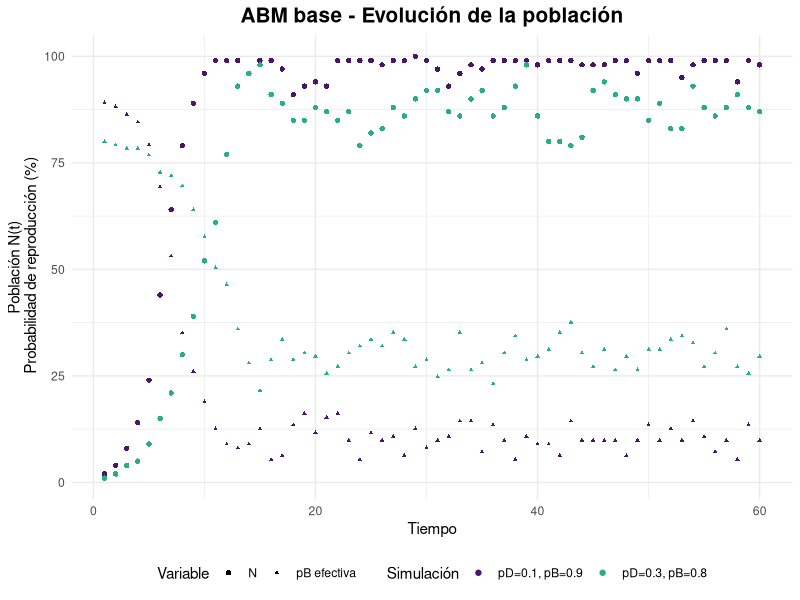
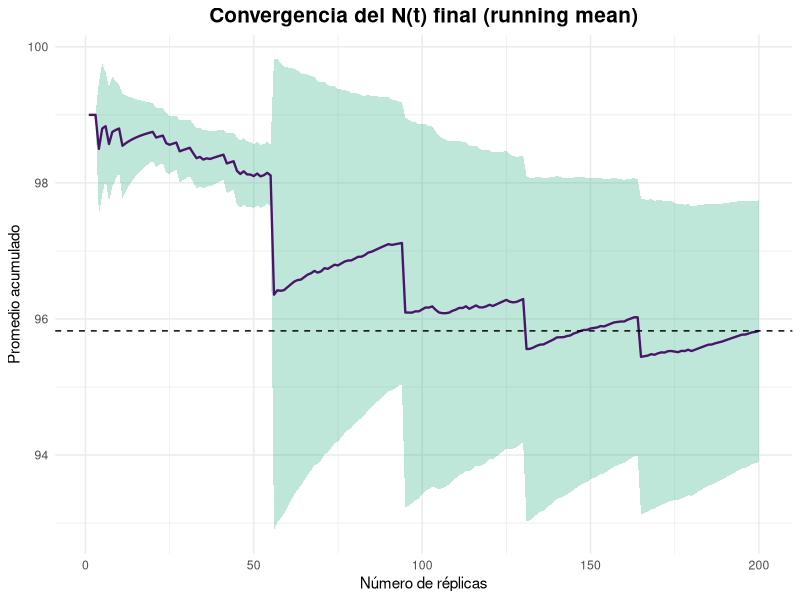
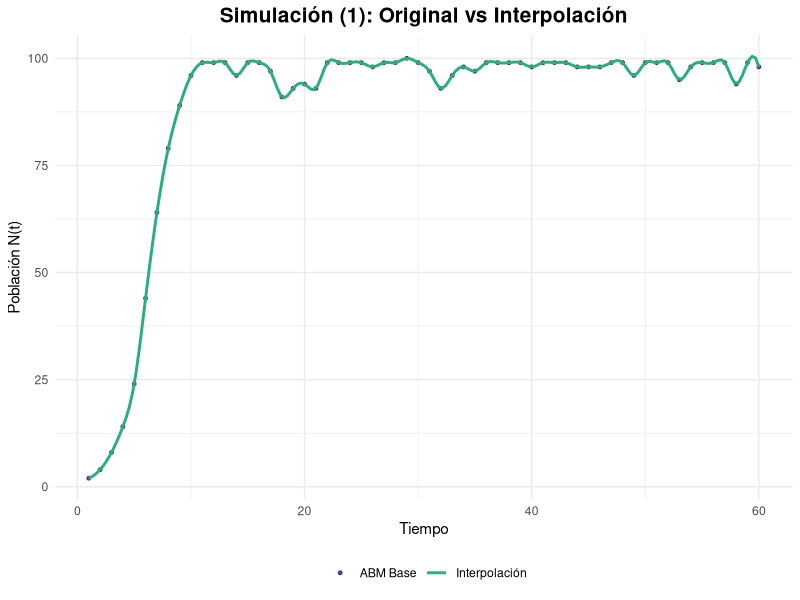
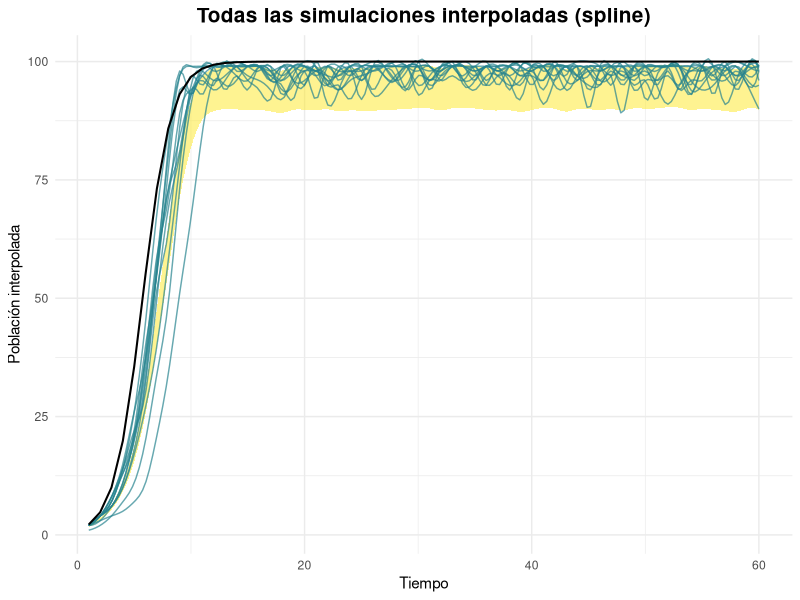
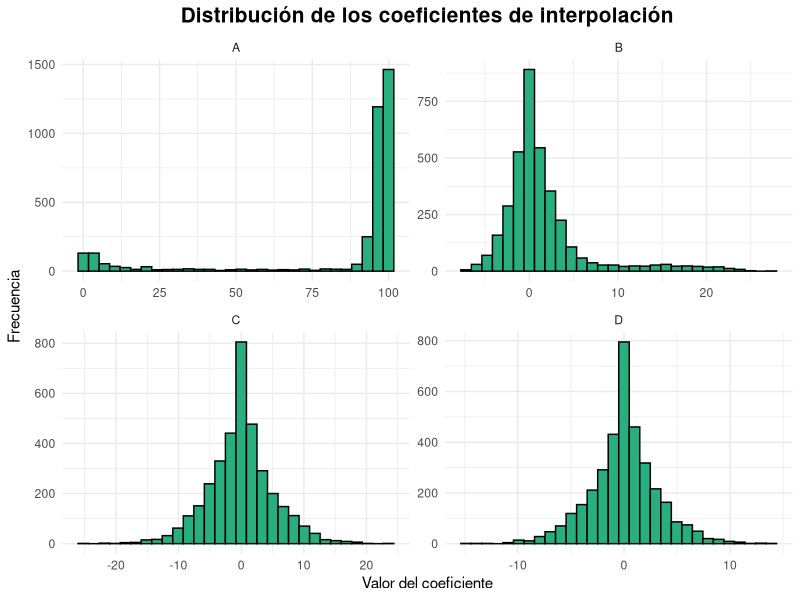
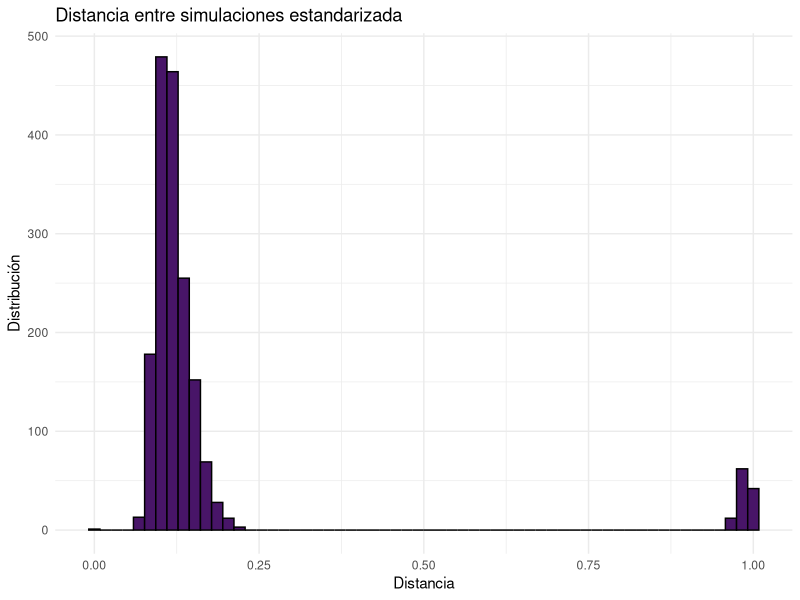
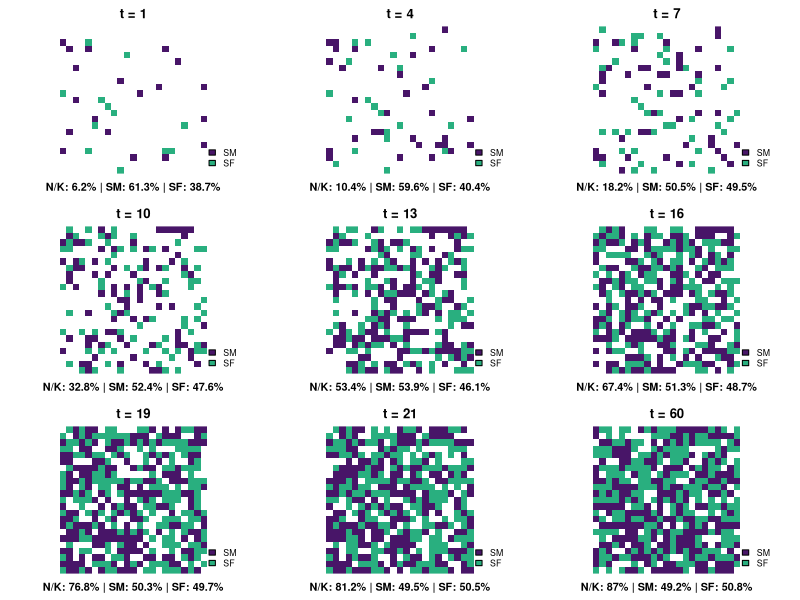
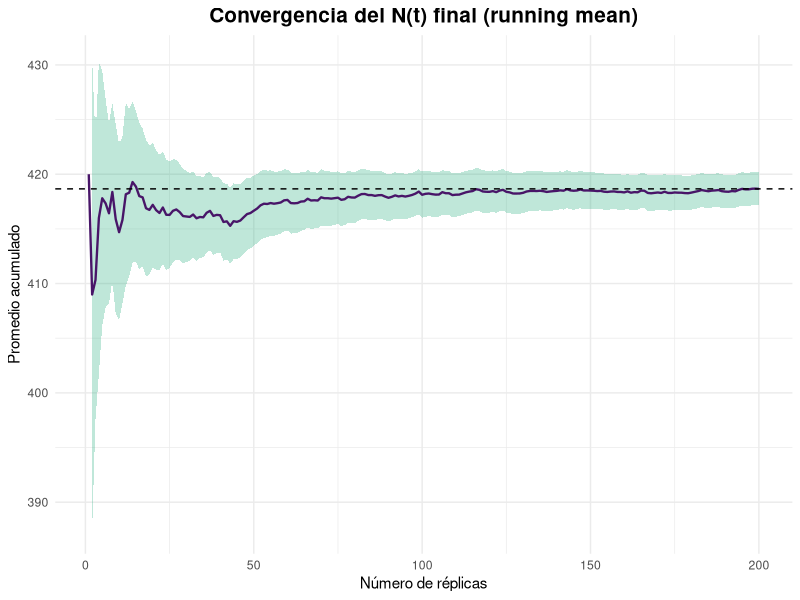

R code for these plots, in order: (Note: this script raises an error after producing the figures.)
## ---- chunk 1
#librerias
library(tidyverse)
library(parallel)
library(viridis)
library(splines)
set.seed(1234)
## ---- chunk 2

ABM_base <- function(K, iter, p_death, p_birth, plot = FALSE) {
#K --> capacidad de carga del ambiente 
#iter --> numero de iteraciones // pasos de tiempo
#p_birth y p_death probabilidad inicial de reproduccion y muerte 
#N --> cantidad de individuos (variable de salida)
  
  #Inicializar el ABM
  #Creacion del ambiente
  
  habSize <- ceiling(sqrt(K)) #quemos una grilla LxL que pueda ocupar K individuos
  L <- habSize^2
  habitat <- rep(0, L) #habitad vacia
  
  #Cantidad inicial de agentes (1%)
  N0 <- round(0.01 * K) #se podria incorporar como parametro
  
  #Posicionar de forma aleatoria
  habitat[sample(1:L, N0)] <- 1 #1 = lleno
  
  #Lo que se busca monitonear es la cantidad de agentes en el tiempo
  N <- c() #crecieminto dinamico
  p_b <- c() #registrar variacion de la p_birth efectiva

  
  #ahora si
  
  for(t in 1:iter){
    
    vivos <- which(habitat == 1) #recuperar los indices donde el hab esta ocupado
    
    #MUERTES: a cada agente vivo se le asigna una probabilidad a partir de una unif(0,1). Si p < p_death --> r.i.p (equivalente a una ber(p))
    
    for(agente in vivos){
      if( runif(1) < p_death){
        habitat[agente] <- 0
      }
    }
    
    #NACIMIENTOS 
    #para simular el compartamiento logistico es necesario que la p_birth sea controlada por la carga del ambiente
    
    n <- sum(habitat == 1) #sumamos los vivos
    p_birth_K <- p_birth*(1 - n / K) #por la limitaciones de la carga, a medida que aumenta N, disminuye la prob de reproducirse
    
    
    for(agent in vivos){
      if (runif(1) < p_birth_K){
        libres <- which(habitat == 0) #ind de espacios libres en la grilla
        if(length(libres) > 0){ 
        habitat[sample(libres, 1)]  <- 1 #elijo un ind aleatorio para colocar
        }
      }
    }
    
  #Actualizar la cantidad de agentes
    
    N <- c(N, sum(habitat == 1))
    p_b <- c(p_b, p_birth_K)
  
    if(plot){ #graficar para cortes de tiempo // se ve como un QR:(
      if(t %in% seq(1, iter - iter/2, by = 5)){
         habCuadrado <- matrix(habitat, nrow=habSize, byrow=TRUE)
         image(habCuadrado, col = c("white","black"), axes = FALSE, asp = 1)
      }
    }

  }
  
df_N <- data.frame(N = N,
                   p = p_b,
                   t = 1:iter)

return(list( N = N,
             p_birth_eff = p_b,
             df_N = df_N))  
  
}
## ---- chunk 3
set.seed(1234)
ABM_1 <- ABM_base(100, 60, 0.1, 0.9)
#los parametros que contralan la mortalidad y la natalidad los inicializamos de forma optima, dado que van a ir "empeorando" con el tiempo

ABM_2 <- ABM_base(100, 60, 0.3, 0.8)

df <- bind_rows(
  ABM_1$df_N |>  mutate(simu = "pD=0.1, pB=0.9"),
  ABM_2$df_N |>  mutate(simu = "pD=0.3, pB=0.8")
)

ggplot(df) + geom_point(aes(x = t, y = N, color = simu, shape = "N")) +
  geom_point(aes(x = t, y = p*max(N), color = simu, shape = "pB efectiva"),
             size = 0.8) +
  labs(title = "ABM base - Evolución de la población", x = "Tiempo", 
       y = "Población N(t)\n Probabilidad de reproducción (%)", 
       color = "Parámetros") +
  scale_color_manual( values = viridis(20)[c(2,13)], name = "Simulación") +
  #scale_color_viridis(discrete = TRUE, option = "D") +
  scale_shape_manual(values = c("N" = 16, "pB efectiva" = 17),
    name = "Variable") +
  theme_minimal() +
  theme(plot.title = element_text(size = 15, face = "bold", hjust = 0.5),
        legend.position = "bottom")
 
## ---- chunk 4
#La EDO tiene sol analitica
sol_EDO <- function(t, K, N0, r) {
  (K*N0*exp(r*t))/ (K + N0*(exp(r*t) - 1))
}

sols <-function(t, K, N0, r) {
  soluciones <- c()
  for (i in 1:t) {
    soluciones <- c(soluciones, sol_EDO(i, K, N0, r))
  }
  return(soluciones)
}

soluciones <- sols(60, 100, 1, 0.8) #r = pB - pD
#lines(t, sols, type = "l")


## ---- chunk 5
#Para paremtros optimos realizamos n replicas

simulacion_n <- function(n){
  sims <- matrix(NA, nrow = n, ncol = 60) #iter = 60
  for (i in 1:n) {
    res <- ABM_base(100, 60, 0.1, 0.9)
    sims [i, ] <- res$N
  }
  return(sims)
}
## ---- chunk 6
#Necesitamos determinar el numero de replicas adecuado
#Analisis de convergencia 

set.seed(123)
sims <- simulacion_n(200) 
#Metrica: N final
final_N <- sims[, 60] 
running_mean <- cumsum(final_N)/(1:length(final_N))

#Agregamos ademas medida de dispersion 
running_var <- sapply(1:length(final_N), function(m){
  var(final_N[1:m])/m
})

running_se <- sqrt(running_var)


df_rm <- data.frame(
  replicas = 1:length(running_mean),
  mean = running_mean,
  se = running_se)

ggplot(df_rm, aes(x = replicas, y = mean)) +
  geom_ribbon(aes(ymin = mean - 1.96*se, ymax = mean + 1.96*se), 
              alpha = 0.3, fill = viridis(20)[13]) +
  geom_line(color = viridis(20)[2], size = 0.8) +
  geom_hline(yintercept = mean(final_N), linetype = "dashed") +
  labs(title = "Convergencia del N(t) final (running mean)",
       x= "Número de réplicas",
       y = "Promedio acumulado") +
  theme_minimal() +
  theme(plot.title = element_text(size = 15, face = "bold", hjust = 0.5),
        legend.position = "bottom")


## ---- chunk 7

#Se estabiliza en n > 50
set.seed(1234)
sim <- simulacion_n(60)

#INTERPOLACION
interpolar_sims <- function(sims) {
  n <- nrow(sims)
  t <- 1:ncol(sims)
  interpolated <- matrix(NA, nrow = n, ncol = 200)
  for (i in 1:n) {
    new_points<- spline(t, sims[i,], 200)
    interpolated [i,] <- new_points$y
  }
  return(interpolated)
}

sim_splines <- interpolar_sims(sim)
## ---- chunk 8

df_sim1 <- data.frame(
  t = 1:length(sim[1, ]),
  N = sim[1, ]
)

df_EDO <- data.frame(
  t = 1:length(sim[1, ]),
  N_EDO = soluciones
)

sim_matrix <- sim_splines # matriz nSim x nPuntos (200)
t200 <- seq(1, 60, length.out = 200)


nSim <- nrow(sim_splines)

mean_interp <- apply(sim_splines, 2, mean)
var_interp  <- apply(sim_splines, 2, var)
se_interp   <- sqrt(var_interp / nSim)
mean(se_interp)

# Banda de confianza 95%
ribbon_df <- data.frame(
  t    = t200,
  ymin = mean_interp - 1.96 * se_interp,
  ymax = mean_interp + 1.96 * se_interp
)

df_spline <- sim_splines |> as.data.frame() |> setNames(1:200) |> 
  mutate(sim = row_number()) |> 
  pivot_longer(cols = -sim, names_to = "index", values_to = "N_interp") |> 
  mutate(index = as.numeric(index),t = seq(1, 60, length.out = 200)[index])



#Para menos ruido grafico se eligen de forma aleatoria
subset_idx <- sample(1:nrow(sim_splines), 12)
df_spline_sub <- df_spline |> filter(sim %in% subset_idx)

ggplot() + geom_point(data = df_sim1, size = 1, alpha = 0.8,
    aes(x = t, y = N, color = "ABM Base")) +
  
           geom_line(data = df_spline |>  filter(sim == 1), size = 1,
    aes(x = t, y = N_interp, color = "Interpolación")) +
  
    scale_color_manual(values = viridis(20)[c(2, 13)],name = "") +
    labs(title = "Simulación (1): Original vs Interpolación", 
          x = "Tiempo", y = "Población N(t)") +
  
    theme_minimal() +
    theme(plot.title = element_text(size = 15, face = "bold", hjust = 0.5),
    legend.position = "bottom")

ggplot() +
  geom_ribbon(data = ribbon_df, aes(x = t, ymin = ymin, ymax = ymax),
              fill = viridis(20)[20], alpha = 0.5) +
  geom_line(data = df_spline_sub, aes(x = t, y = N_interp, group = sim), color=viridis(10)[5], alpha = 0.7) +
  geom_line(data = df_EDO, aes(x = t, y = N_EDO),
            color = "black", size = 0.7) +
  
  scale_color_viridis_c(end = 0.8) +
  labs(title = "Todas las simulaciones interpoladas (spline)",
       x = "Tiempo",y = "Población interpolada") +
  theme_minimal() +
  theme(plot.title = element_text(size = 15, face = "bold", hjust = 0.5),
    legend.position = "right")


#alpha 0.08 color grey30 para graficar todas

## ---- chunk 9
#coeficientes de los splines
coef_splines <- function(sims) {
  n <- nrow(sims)
  t <- 1:ncol(sims)
  interpolated <- vector("list", n)
  poly_spline <- vector("list", n)
  coefs <- vector("list", n)
  
  for (i in 1:n) {
    interpolated[[i]] <- interpSpline(t, sims[i,]) # spline cúbica en base B
    coefs[[i]] <- coef(interpolated[[i]]) # coeficientes a, b, c, d
  }
  
  return(coefs)
}

coeficientes <- coef_splines(sim)

#estudio de coeficientes

#cada coeficiente por separado
coefs_A <- function(coeficientes) {
  n_sims <- length(coeficientes)
  t <- nrow(coeficientes[[1]])
  
  coefs_mat <- matrix(NA, nrow = n_sims * t, ncol = 4)
  
  fila <- 1
  
  for (i in 1:n_sims) {
    coef_i <- coeficientes[[i]]  # matriz 60 × 4
    
    coefs_mat[fila:(fila + t - 1), ] <- coef_i
    
    fila <- fila + t
  }
  
  colnames(coefs_mat) <- c("A", "B", "C", "D")
  
  return(coefs_mat)
}

coef_globales <- coefs_A(coeficientes)

summary(coef_globales)
sd_B <- sd(coef_globales[,2])
sd_C <- sd(coef_globales[,3])

# Graficarlos con facet_wrap
coef_glob_df <- as.data.frame(coef_globales)
coef_long <- pivot_longer(coef_glob_df, cols = A:D, names_to = "coef", values_to = "valor")


ggplot(coef_long, aes(x = valor)) +
  geom_histogram(fill = viridis(20)[13], color = "black") +
  facet_wrap(~coef, scales = "free") +
  theme_minimal() +
  labs(x = "Valor del coeficiente", y = "Frecuencia",
       title = "Distribución de los coeficientes de interpolación") +
  theme(plot.title = element_text(size = 15, face = "bold", hjust = 0.5),
    legend.position = "right")

#coeficientes por simulacion y relacion entre simulaciones
coefs_B <-function(coeficientes) {
  n_sims <- length(coeficientes)
  coefs_mat <- matrix(NA, nrow = length(coeficientes), ncol = 4*60)
  
  for (i in 1:n_sims) {
    coefs_i <- coeficientes[[i]]
    coefs_mat[i,] <- as.vector(t(coefs_i))
  }
  return(coefs_mat)
}


coefs_por_sim <- coefs_B(coeficientes)
coefs_por_sim_df <- as.data.frame(coefs_por_sim)

distancias <- dist(coefs_por_sim) #entrada  (i,j) indica qué tan distinta es la simulación i de la j según sus 240 coeficientes del spline
dist_vec <- as.numeric(distancias) #paso el objeto dist a num
df_dist <- data.frame(distancia = dist_vec) #df con todas las distsncias entre simulaciones
dist_matrix <- as.matrix(distancias)
which(dist_matrix == 718.30, arr.ind = TRUE)

summary(dist_vec)
sd(dist_vec)

dist_norm <- (dist_vec - min(dist_vec)) / (max(dist_vec) - min(dist_vec))
df_dist_norm <- data.frame(distancia = dist_norm)
summary(dist_norm)
sd(dist_norm)

#este no entiendo

ggplot(df_dist_norm) +
  geom_histogram(aes(x=distancia), bins = 60, fill=viridis(20)[2], color = "black") +
  labs(title = "Distancia entre simulaciones estandarizada", x="Distancia" , y= "Distribución")+
  theme_minimal()

#boxplot por posible presencia de outliers

## ---- chunk 10
ABM_ext <- function(K, iter, p_death, p_birth, r = 1, plot = FALSE) {
  
  timestamps <- c(1, 4, 7, 10, 13, 16, 19, 21, iter)
  timestamps_plot <- list()
  
  
  habSize <- ceiling(sqrt(K))
  L <- habSize^2
  habitat <- rep(0, L)
  
  N0 <- round(0.05 * K) #Para evitar extincion subita inicamos con mas agentes
  
  habitat[sample(1:L, N0)] <- 1 
  N <- c() 
  
  #a cada agente inicial le asigno un sexo bio (1= fem 0 = masc) con ber(0.5)
  bio_sex <- rep(NA, L)
  bio_sex[which(habitat ==1)] <- rbinom(N0, 1, 0.5)
  
  #los N0 arrancan tambien con edad cero "recien colocado"
  #la edad maxima es la cantidad de iteraciones / lapso max de tiempo
  edad <- rep(0, L) 
  
  for(t in 1:iter){
    
    vivos <- which(habitat == 1) 
    
    #ENVEJECER 
    edad[vivos] <- edad[vivos] + 1
    
    #MUERTE
    
    for(agente in vivos){
       #riesgo: p_death base * (1 + r * edad / edad_max) // edad_max = iter
      p_death_eff <- p_death * (1 + r * (edad[agente] / iter))
      p_death_eff <- min(p_death_eff, 1)  # evitar >1
      
      if( runif(1) < p_death){
        habitat[agente] <- 0
        bio_sex[agente] <- NA
        edad[agente] <- 0
      }
    }
    
    #NACIMIENTOS 
    
    n <- sum(habitat == 1) 
    p_birth_K <- p_birth*(1 - n / K) 
    
    for(agent in vivos){
      if(!is.na(bio_sex[agent]) & bio_sex[agent] == 1) {
        if (runif(1) < p_birth_K){
            libres <- which(habitat == 0) 
            if(length(libres) > 0){ 
              i <- sample(libres, 1)
              habitat[i]  <- 1 
              bio_sex[i] <- rbinom(1, 1, 0.5)
              edad[i] <- 0
            }
        }
      }
    }
    
  #Actualizar la cantidad de agentes
    
    N <- c(N, sum(habitat == 1))
    
    if(plot) {
    
    plot_grid <- rep(0, L)
    plot_grid[which(habitat == 1 & bio_sex == 0)] <- 1
    plot_grid[which(habitat == 1 & bio_sex == 1)] <- 2
    
    
    if(t %in% timestamps){
        
      habCuadrado <- matrix(plot_grid, nrow=habSize, byrow=TRUE)
      timestamps_plot[[as.character(t)]] <- list(grid = habCuadrado)
      #title(main = paste("Iteración", t, " - N =", N[length(N)]))
    }
    
    }
  
}
  
return(list(N = N, plot = timestamps_plot))
  
}

## ---- chunk 11
K <- 500
ABM_3 <- ABM_ext(K, 60, 0.1, 0.9, plot = TRUE)

par(mfrow=c(3,3), mar=c(2,2,2,2))
for(name in names(ABM_3$plot)){
  
  grid <- ABM_3$plot[[name]]$grid
  
  image(grid[nrow(grid):1,], col=c("white", viridis(20)[2], viridis(20)[13]), 
        axes=FALSE, asp = 1)
  title(paste("t =", name))
  
  # Calcular %
  n_SM <- sum(grid == 1)
  n_SF <- sum(grid == 2)
  n_total <- n_SM + n_SF
  ocupacion <- round(100 * n_total / K, 1)
  prop_SM <- round(100 * n_SM / n_total, 1)
  prop_SF <- round(100 * n_SF / n_total, 1)
  
    # Texto debajo en negrita
  mtext(paste0("N/K: ", ocupacion, "% | SM: ", prop_SM,
               "% | SF: ", prop_SF, "%"), side=1, line=0.5, cex=0.65, font=2)
  legend("bottomright", legend=c("SM","SF"), 
         fill= c(viridis(20)[2], viridis(20)[13]), bty="n", cex=0.8)
}

## ---- chunk 12
#GRAFICAR CURVA
## ---- chunk 13
#Barrido con p_death variable y p_birth fijo (0.9)
#codigo palelizado para mayor eficiencia
sens_paral <- function(K = 500, iter = 60, p_birth = 0.9, reps = 100, 
                       p_death = seq(0, 0.5, by = 0.05)) {
  
  t0 <- Sys.time()
  p_len <- length(p_death)
  
  cores <- detectCores() - 1
  cl <- makeCluster(cores)
  
  #Exportar funciones necesarias
  clusterExport(cl,varlist = c("ABM_ext"),envir = .GlobalEnv)
  clusterSetRNGStream(cl, 123)
  #clusterSetRNGStream(cl, iseed = seed)
  
  #Monitorear
  extincion <- numeric(p_len)
  t_hasta_ext_prom <- numeric(p_len)
  
  #PARA LUEGO GRAFICAR NECESITAMOS PROMEDIAR LAS REPS (punto a punto)
  mean_N <- matrix(0, nrow = iter, ncol = p_len)
  var_N <- matrix(0, nrow = iter, ncol = p_len)
  
  for (i in 1:p_len) {
    pd <- p_death[i]
    
    #Ejecutar reps en paralelo
    runs_list <- parLapply(cl, 1:reps, function(r) {
      ABM_ext(K = K, iter = iter, p_death = pd, p_birth = p_birth)$N
    })
    
    #Pasar lista a matriz reps × iter
    runs <- do.call(rbind, runs_list)
    
    mean_N[ ,i] <- colMeans(runs)
    var_N[ ,i]  <- apply(runs, 2, var)
    
    #Extinción
    t_ext <- apply(runs, 1, function(x) {
      if(any(x == 0)) which(x == 0)[1] else Inf
    })
    
    extincion[i] <- mean(t_ext < Inf)
    t_hasta_ext_prom[i] <- ifelse(all(extincion[i] == 0), 
                                  NA, 
                                  mean(t_ext[t_ext < Inf]))
  }
  
  stopCluster(cl)
  
  list(p_death = p_death,
       mean_N = mean_N,
       var_N = var_N,
       extincion_prob = extincion,
       t_hasta_ext_prom = t_hasta_ext_prom,
       t_eje = (t0 - Sys.time()))
}


## ---- chunk 14
#Analisis de convergencia para ABM extendido

simulacion_ext <- function(n){
  sims <- matrix(NA, nrow = n, ncol = 60) #iter = 60
  for (i in 1:n) {
    res <- ABM_ext(500, 60, 0.1, 0.9)
    sims [i, ] <- res$N
  }
  return(sims)
}


runs <- simulacion_ext(200)
final_N <- runs[, 60] #metrica N(t) final


#running_var <- cumsum((vals - running_mean)^2) / (1:length(vals))
running_mean <- cumsum(final_N)/(1:length(final_N))

running_var <- sapply(1:length(final_N), function(m){
  var(final_N[1:m])/m
})
running_se <- sqrt(running_var)


df_rm <- data.frame(
  replicas = 1:length(running_mean),
  mean = running_mean,
  se = running_se)

ggplot(df_rm, aes(x = replicas, y = mean)) +
  geom_ribbon(aes(ymin = mean - 1.96*se, ymax = mean + 1.96*se), 
              alpha = 0.3, fill = viridis(20)[13]) +
  geom_line(color = viridis(20)[2], size = 0.8) +
  geom_hline(yintercept = mean(final_N), linetype = "dashed") +
  labs(title = "Convergencia del N(t) final (running mean)",
       x= "Número de réplicas",
       y = "Promedio acumulado") +
  theme_minimal() +
  theme(plot.title = element_text(size = 15, face = "bold", hjust = 0.5),
        legend.position = "bottom")


## ---- chunk 15


res <- sens_paral(p_death = seq(0.2, 0.35, by = 0.005), iter = 100)


## ---- chunk 16

#Mean_N es una matriz --> pasar a formato long
df_long <- data.frame(
  time = rep(1:nrow(res$mean_N), times = length(res$p_death)),
  p_death = rep(res$p_death, each = nrow(res$mean_N)),
  mean = as.vector(res$mean_N),
  var = as.vector(res$var_N),
  se = sqrt(as.vector(res$var_N) / 100) #reps = 100
)

N0 <- round(0.05 * 500) 

ggplot(df_long, aes(x = time, y = mean, color = p_death, group = p_death)) +
  geom_ribbon(aes(ymin = mean - 1.96*se, ymax = mean + 1.96*se,
                  fill = p_death), alpha = 0.15, color = NA) +
  geom_line(size = 0.8) +
  geom_hline(yintercept = N0, linetype = "dashed", size = 1) +
  labs(color = "p_death",
       x = "Tiempo",
       y = "Población promedio",
       title = "Crecimiento poblacional para distintos p_death") +
  scale_color_viridis_c(option = "D") +
  scale_fill_viridis_c() +
  guides(fill = "none") +  
  theme_minimal() +
  theme(plot.title = element_text(size = 15, face = "bold", hjust = 0.5),
        legend.position = "right")

## ---- chunk 17
#SENSIBILIDAD MULTIVARIADA CON CORTE TRANSVERSAL
